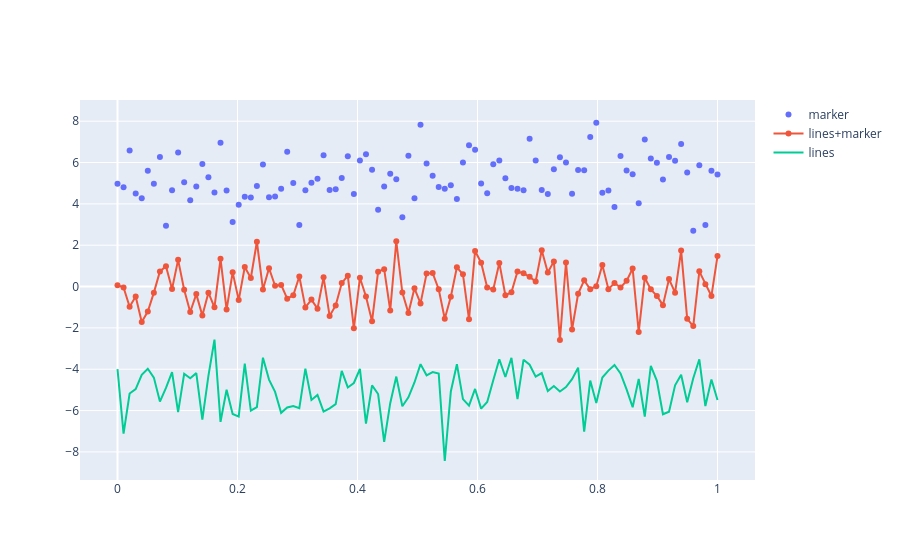

Notebook source saved alongside this figure:
### Code cell
fig = go.Figure()
fig.add_trace(go.Scatter(x=x, y=random_y0, mode='markers', name='marker'))
fig.add_trace(go.Scatter(x=x, y=random_y1, mode='lines+markers', name='lines+marker'))
fig.add_trace(go.Scatter(x=x, y=random_y2, mode='lines', name='lines'))
